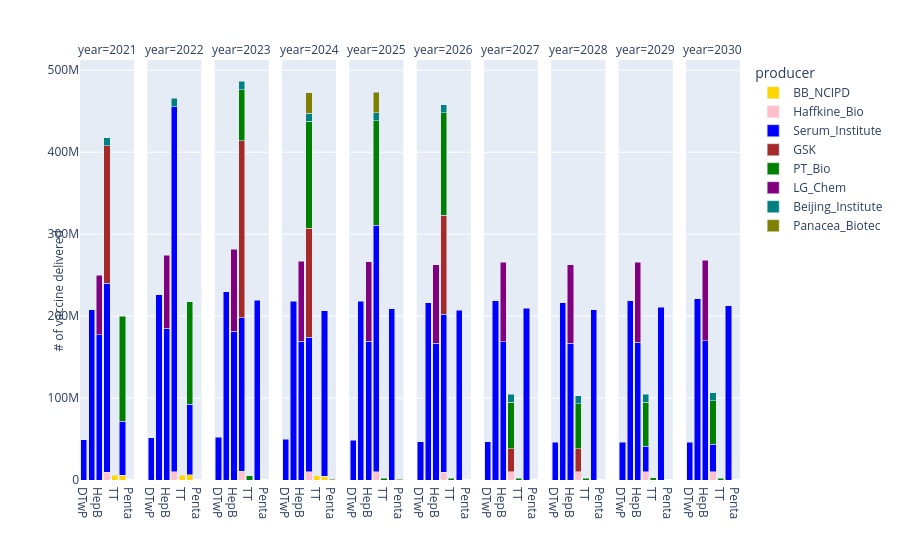

Notebook source saved alongside this figure:
### Code cell
import plotly.express as px
import pandas as pd
import plotly.graph_objects as go

with open('C:/Users/fthcn/Desktop/Vaccine_Tender_Scheduling_Problem/Julia_Files/Github/Results/X_results_'+demand_status+'_'+supply_status+'_'+price_status+'.json') as json_file:
    X_results = json.load(json_file)

print(X_results)

group = ["TT", "HepB", "Hib", "IPV", "OPV", "DT", "Td", "DTwP", "DTwP-Hib", "Penta", "Hexa"]

output = pd.DataFrame()
for v in group:
    if v in X_results:
        #print(v)
        for p in P_v[v]:
            #print(p)
            for t in T:
                if str(t) in X_results[v][p]:
                    if X_results[v][p][str(t)] >= 1:
                        X_results[v][p][str(t)] = round(X_results[v][p][str(t)])
                        df_dictionary = pd.DataFrame([dict(year=str(2020+t), var=X_results[v][p][str(t)], vaccine=v, producer=p)])
                        output = pd.concat([output, df_dictionary], ignore_index=True)
output.sort_values(['vaccine'],ascending=[False],inplace=True)
output.sort_values(['year'],ascending=[True],inplace=True)
fig = px.bar(output, x="vaccine", y="var", facet_col="year", color="producer",
             color_discrete_map=producer_color_map)

fig.for_each_xaxis(lambda x: x.update(title = ''))
fig.for_each_yaxis(lambda y: y.update(title = ''))
# and:
fig.add_annotation(x=-0.05,y=0.45, showarrow=False,
                   text="# of vaccine delivered", textangle=-90,
                    xref="paper", yref="paper")
fig.add_annotation(x=0.5,y=-0.30, showarrow=False,
                   text="Vaccines", textangle=0,
                    xref="paper", yref="paper")
fig.update_layout(barmode='stack', xaxis={'categoryorder':'category ascending'})
fig.show()

### Figure 1 — Plotly figure (JSON) as saved in the notebook; plotly's stock layout.template omitted (floating-point values rounded to 4 significant figures)
{"data": [{"alignmentgroup": "True", "hovertemplate": "producer=BB_NCIPD<br>year=2021<br>vaccine=%{x}<br>var=%{y}<extra></extra>", "legendgroup": "BB_NCIPD", "marker": {"color": "gold", "pattern": {"shape": ""}}, "name": "BB_NCIPD", "offsetgroup": "BB_NCIPD", "orientation": "v", "showlegend": true, "textposition": "auto", "type": "bar", "x": ["Td", "TT"], "xaxis": "x", "y": [5506912, 5680000], "yaxis": "y"}, {"alignmentgroup": "True", "hovertemplate": "producer=BB_NCIPD<br>year=2022<br>vaccine=%{x}<br>var=%{y}<extra></extra>", "legendgroup": "BB_NCIPD", "marker": {"color": "gold", "pattern": {"shape": ""}}, "name": "BB_NCIPD", "offsetgroup": "BB_NCIPD", "orientation": "v", "showlegend": false, "textposition": "auto", "type": "bar", "x": ["Td", "TT"], "xaxis": "x2", "y": [6329268, 5520000], "yaxis": "y2"}, {"alignmentgroup": "True", "hovertemplate": "producer=BB_NCIPD<br>year=2024<br>vaccine=%{x}<br>var=%{y}<extra></extra>", "legendgroup": "BB_NCIPD", "marker": {"color": "gold", "pattern": {"shape": ""}}, "name": "BB_NCIPD", "offsetgroup": "BB_NCIPD", "orientation": "v", "showlegend": false, "textposition": "auto", "type": "bar", "x": ["Td", "TT"], "xaxis": "x4", "y": [4511672, 5440000], "yaxis": "y4"}, {"alignmentgroup": "True", "hovertemplate": "producer=Haffkine_Bio<br>year=2021<br>vaccine=%{x}<br>var=%{y}<extra></extra>", "legendgroup": "Haffkine_Bio", "marker": {"color": "pink", "pattern": {"shape": ""}}, "name": "Haffkine_Bio", "offsetgroup": "Haffkine_Bio", "orientation": "v", "showlegend": true, "textposition": "auto", "type": "bar", "x": ["OPV"], "xaxis": "x", "y": [9600000], "yaxis": "y"}, {"alignmentgroup": "True", "hovertemplate": "producer=Haffkine_Bio<br>year=2022<br>vaccine=%{x}<br>var=%{y}<extra></extra>", "legendgroup": "Haffkine_Bio", "marker": {"color": "pink", "pattern": {"shape": ""}}, "name": "Haffkine_Bio", "offsetgroup": "Haffkine_Bio", "orientation": "v", "showlegend": false, "textposition": "auto", "type": "bar", "x": ["OPV"], "xaxis": "x2", "y": [10320000], "yaxis": "y2"}, {"alignmentgroup": "True", "hovertemplate": "producer=Haffkine_Bio<br>year=2023<br>vaccine=%{x}<br>var=%{y}<extra></extra>", "legendgroup": "Haffkine_Bio", "marker": {"color": "pink", "pattern": {"shape": ""}}, "name": "Haffkine_Bio", "offsetgroup": "Haffkine_Bio", "orientation": "v", "showlegend": false, "textposition": "auto", "type": "bar", "x": ["OPV"], "xaxis": "x3", "y": [10440000], "yaxis": "y3"}, {"alignmentgroup": "True", "hovertemplate": "producer=Haffkine_Bio<br>year=2024<br>vaccine=%{x}<br>var=%{y}<extra></extra>", "legendgroup": "Haffkine_Bio", "marker": {"color": "pink", "pattern": {"shape": ""}}, "name": "Haffkine_Bio", "offsetgroup": "Haffkine_Bio", "orientation": "v", "showlegend": false, "textposition": "auto", "type": "bar", "x": ["OPV"], "xaxis": "x4", "y": [10080000], "yaxis": "y4"}, {"alignmentgroup": "True", "hovertemplate": "producer=Haffkine_Bio<br>year=2025<br>vaccine=%{x}<br>var=%{y}<extra></extra>", "legendgroup": "Haffkine_Bio", "marker": {"color": "pink", "pattern": {"shape": ""}}, "name": "Haffkine_Bio", "offsetgroup": "Haffkine_Bio", "orientation": "v", "showlegend": false, "textposition": "auto", "type": "bar", "x": ["OPV"], "xaxis": "x5", "y": [10080000], "yaxis": "y5"}, {"alignmentgroup": "True", "hovertemplate": "producer=Haffkine_Bio<br>year=2026<br>vaccine=%{x}<br>var=%{y}<extra></extra>", "legendgroup": "Haffkine_Bio", "marker": {"color": "pink", "pattern": {"shape": ""}}, "name": "Haffkine_Bio", "offsetgroup": "Haffkine_Bio", "orientation": "v", "showlegend": false, "textposition": "auto", "type": "bar", "x": ["OPV"], "xaxis": "x6", "y": [9720000], "yaxis": "y6"}, {"alignmentgroup": "True", "hovertemplate": "producer=Haffkine_Bio<br>year=2027<br>vaccine=%{x}<br>var=%{y}<extra></extra>", "legendgroup": "Haffkine_Bio", "marker": {"color": "pink", "pattern": {"shape": ""}}, "name": "Haffkine_Bio", "offsetgroup": "Haffkine_Bio", "orientation": "v", "showlegend": false, "textposition": "auto", "type": "bar", "x": ["OPV"], "xaxis": "x7", "y": [9960000], "yaxis": "y7"}, {"alignmentgroup": "True", "hovertemplate": "producer=Haffkine_Bio<br>year=2028<br>vaccine=%{x}<br>var=%{y}<extra></extra>", "legendgroup": "Haffkine_Bio", "marker": {"color": "pink", "pattern": {"shape": ""}}, "name": "Haffkine_Bio", "offsetgroup": "Haffkine_Bio", "orientation": "v", "showlegend": false, "textposition": "auto", "type": "bar", "x": ["OPV"], "xaxis": "x8", "y": [9840000], "yaxis": "y8"}, {"alignmentgroup": "True", "hovertemplate": "producer=Haffkine_Bio<br>year=2029<br>vaccine=%{x}<br>var=%{y}<extra></extra>", "legendgroup": "Haffkine_Bio", "marker": {"color": "pink", "pattern": {"shape": ""}}, "name": "Haffkine_Bio", "offsetgroup": "Haffkine_Bio", "orientation": "v", "showlegend": false, "textposition": "auto", "type": "bar", "x": ["OPV"], "xaxis": "x9", "y": [9840000], "yaxis": "y9"}, {"alignmentgroup": "True", "hovertemplate": "producer=Haffkine_Bio<br>year=2030<br>vaccine=%{x}<br>var=%{y}<extra></extra>", "legendgroup": "Haffkine_Bio", "marker": {"color": "pink", "pattern": {"shape": ""}}, "name": "Haffkine_Bio", "offsetgroup": "Haffkine_Bio", "orientation": "v", "showlegend": false, "textposition": "auto", "type": "bar", "x": ["OPV"], "xaxis": "x10", "y": [9840000], "yaxis": "y10"}, {"alignmentgroup": "True", "hovertemplate": "producer=Serum_Institute<br>year=2021<br>vaccine=%{x}<br>var=%{y}<extra></extra>", "legendgroup": "Serum_Institute", "marker": {"color": "blue", "pattern": {"shape": ""}}, "name": "Serum_Institute", "offsetgroup": "Serum_Institute", "orientation": "v", "showlegend": true, "textposition": "auto", "type": "bar", "x": ["OPV", "DTwP", "Td", "HepB", "DTwP-Hib"], "xaxis": "x", "y": [230258044, 48960000, 66333088, 177120000, 207600000], "yaxis": "y"}, {"alignmentgroup": "True", "hovertemplate": "producer=Serum_Institute<br>year=2022<br>vaccine=%{x}<br>var=%{y}<extra></extra>", "legendgroup": "Serum_Institute", "marker": {"color": "blue", "pattern": {"shape": ""}}, "name": "Serum_Institute", "offsetgroup": "Serum_Institute", "orientation": "v", "showlegend": false, "textposition": "auto", "type": "bar", "x": ["DTwP-Hib", "HepB", "Td", "DTwP", "OPV"], "xaxis": "x2", "y": [226240000, 184880000, 85870732, 51680000, 445120000], "yaxis": "y2"}, {"alignmentgroup": "True", "hovertemplate": "producer=Serum_Institute<br>year=2023<br>vaccine=%{x}<br>var=%{y}<extra></extra>", "legendgroup": "Serum_Institute", "marker": {"color": "blue", "pattern": {"shape": ""}}, "name": "Serum_Institute", "offsetgroup": "Serum_Institute", "orientation": "v", "showlegend": false, "textposition": "auto", "type": "bar", "x": ["DTwP", "HepB", "DTwP-Hib", "OPV", "Td"], "xaxis": "x3", "y": [52160000, 181760000, 229840000, 187508411, 219200000], "yaxis": "y3"}, {"alignmentgroup": "True", "hovertemplate": "producer=Serum_Institute<br>year=2024<br>vaccine=%{x}<br>var=%{y}<extra></extra>", "legendgroup": "Serum_Institute", "marker": {"color": "blue", "pattern": {"shape": ""}}, "name": "Serum_Institute", "offsetgroup": "Serum_Institute", "orientation": "v", "showlegend": false, "textposition": "auto", "type": "bar", "x": ["Td", "DTwP", "DTwP-Hib", "HepB", "OPV"], "xaxis": "x4", "y": [202288328, 49600000, 218117962, 169357962, 164315747], "yaxis": "y4"}, {"alignmentgroup": "True", "hovertemplate": "producer=Serum_Institute<br>year=2025<br>vaccine=%{x}<br>var=%{y}<extra></extra>", "legendgroup": "Serum_Institute", "marker": {"color": "blue", "pattern": {"shape": ""}}, "name": "Serum_Institute", "offsetgroup": "Serum_Institute", "orientation": "v", "showlegend": false, "textposition": "auto", "type": "bar", "x": ["DTwP", "Td", "OPV", "DTwP-Hib", "HepB"], "xaxis": "x5", "y": [48480000, 208880000, 300767047, 218352953, 169192953], "yaxis": "y5"}, {"alignmentgroup": "True", "hovertemplate": "producer=Serum_Institute<br>year=2026<br>vaccine=%{x}<br>var=%{y}<extra></extra>", "legendgroup": "Serum_Institute", "marker": {"color": "blue", "pattern": {"shape": ""}}, "name": "Serum_Institute", "offsetgroup": "Serum_Institute", "orientation": "v", "showlegend": false, "textposition": "auto", "type": "bar", "x": ["HepB", "Td", "DTwP-Hib", "OPV", "DTwP"], "xaxis": "x6", "y": [166960000, 207280000, 216000000, 192720000, 46400000], "yaxis": "y6"}, {"alignmentgroup": "True", "hovertemplate": "producer=Serum_Institute<br>year=2027<br>vaccine=%{x}<br>var=%{y}<extra></extra>", "legendgroup": "Serum_Institute", "marker": {"color": "blue", "pattern": {"shape": ""}}, "name": "Serum_Institute", "offsetgroup": "Serum_Institute", "orientation": "v", "showlegend": false, "textposition": "auto", "type": "bar", "x": ["Td", "HepB", "DTwP-Hib", "DTwP"], "xaxis": "x7", "y": [209520000, 168520000, 218480000, 46480000], "yaxis": "y7"}, {"alignmentgroup": "True", "hovertemplate": "producer=Serum_Institute<br>year=2028<br>vaccine=%{x}<br>var=%{y}<extra></extra>", "legendgroup": "Serum_Institute", "marker": {"color": "blue", "pattern": {"shape": ""}}, "name": "Serum_Institute", "offsetgroup": "Serum_Institute", "orientation": "v", "showlegend": false, "textposition": "auto", "type": "bar", "x": ["Td", "DTwP-Hib", "DTwP", "HepB"], "xaxis": "x8", "y": [207760000, 216320000, 46320000, 166680000], "yaxis": "y8"}, {"alignmentgroup": "True", "hovertemplate": "producer=Serum_Institute<br>year=2029<br>vaccine=%{x}<br>var=%{y}<extra></extra>", "legendgroup": "Serum_Institute", "marker": {"color": "blue", "pattern": {"shape": ""}}, "name": "Serum_Institute", "offsetgroup": "Serum_Institute", "orientation": "v", "showlegend": false, "textposition": "auto", "type": "bar", "x": ["OPV", "DTwP", "Td", "DTwP-Hib", "HepB"], "xaxis": "x9", "y": [31172993, 46240000, 210560000, 218960000, 168320000], "yaxis": "y9"}, {"alignmentgroup": "True", "hovertemplate": "producer=Serum_Institute<br>year=2030<br>vaccine=%{x}<br>var=%{y}<extra></extra>", "legendgroup": "Serum_Institute", "marker": {"color": "blue", "pattern": {"shape": ""}}, "name": "Serum_Institute", "offsetgroup": "Serum_Institute", "orientation": "v", "showlegend": false, "textposition": "auto", "type": "bar", "x": ["HepB", "DTwP", "DTwP-Hib", "OPV", "Td"], "xaxis": "x10", "y": [169640000, 46080000, 221360000, 33818355, 212720000], "yaxis": "y10"}, {"alignmentgroup": "True", "hovertemplate": "producer=GSK<br>year=2021<br>vaccine=%{x}<br>var=%{y}<extra></extra>", "legendgroup": "GSK", "marker": {"color": "brown", "pattern": {"shape": ""}}, "name": "GSK", "offsetgroup": "GSK", "orientation": "v", "showlegend": true, "textposition": "auto", "type": "bar", "x": ["OPV"], "xaxis": "x", "y": [168301956], "yaxis": "y"}, {"alignmentgroup": "True", "hovertemplate": "producer=GSK<br>year=2023<br>vaccine=%{x}<br>var=%{y}<extra></extra>", "legendgroup": "GSK", "marker": {"color": "brown", "pattern": {"shape": ""}}, "name": "GSK", "offsetgroup": "GSK", "orientation": "v", "showlegend": false, "textposition": "auto", "type": "bar", "x": ["OPV"], "xaxis": "x3", "y": [215906574], "yaxis": "y3"}, {"alignmentgroup": "True", "hovertemplate": "producer=GSK<br>year=2024<br>vaccine=%{x}<br>var=%{y}<extra></extra>", "legendgroup": "GSK", "marker": {"color": "brown", "pattern": {"shape": ""}}, "name": "GSK", "offsetgroup": "GSK", "orientation": "v", "showlegend": false, "textposition": "auto", "type": "bar", "x": ["OPV"], "xaxis": "x4", "y": [132686290], "yaxis": "y4"}, {"alignmentgroup": "True", "hovertemplate": "producer=GSK<br>year=2026<br>vaccine=%{x}<br>var=%{y}<extra></extra>", "legendgroup": "GSK", "marker": {"color": "brown", "pattern": {"shape": ""}}, "name": "GSK", "offsetgroup": "GSK", "orientation": "v", "showlegend": false, "textposition": "auto", "type": "bar", "x": ["OPV"], "xaxis": "x6", "y": [120480000], "yaxis": "y6"}, {"alignmentgroup": "True", "hovertemplate": "producer=GSK<br>year=2027<br>vaccine=%{x}<br>var=%{y}<extra></extra>", "legendgroup": "GSK", "marker": {"color": "brown", "pattern": {"shape": ""}}, "name": "GSK", "offsetgroup": "GSK", "orientation": "v", "showlegend": false, "textposition": "auto", "type": "bar", "x": ["OPV"], "xaxis": "x7", "y": [28013860], "yaxis": "y7"}, {"alignmentgroup": "True", "hovertemplate": "producer=GSK<br>year=2028<br>vaccine=%{x}<br>var=%{y}<extra></extra>", "legendgroup": "GSK", "marker": {"color": "brown", "pattern": {"shape": ""}}, "name": "GSK", "offsetgroup": "GSK", "orientation": "v", "showlegend": false, "textposition": "auto", "type": "bar", "x": ["OPV"], "xaxis": "x8", "y": [28509665], "yaxis": "y8"}, {"alignmentgroup": "True", "hovertemplate": "producer=PT_Bio<br>year=2021<br>vaccine=%{x}<br>var=%{y}<extra></extra>", "legendgroup": "PT_Bio", "marker": {"color": "green", "pattern": {"shape": ""}}, "name": "PT_Bio", "offsetgroup": "PT_Bio", "orientation": "v", "showlegend": true, "textposition": "auto", "type": "bar", "x": ["Td"], "xaxis": "x", "y": [128080000], "yaxis": "y"}, {"alignmentgroup": "True", "hovertemplate": "producer=PT_Bio<br>year=2022<br>vaccine=%{x}<br>var=%{y}<extra></extra>", "legendgroup": "PT_Bio", "marker": {"color": "green", "pattern": {"shape": ""}}, "name": "PT_Bio", "offsetgroup": "PT_Bio", "orientation": "v", "showlegend": false, "textposition": "auto", "type": "bar", "x": ["Td"], "xaxis": "x2", "y": [125480000], "yaxis": "y2"}, {"alignmentgroup": "True", "hovertemplate": "producer=PT_Bio<br>year=2023<br>vaccine=%{x}<br>var=%{y}<extra></extra>", "legendgroup": "PT_Bio", "marker": {"color": "green", "pattern": {"shape": ""}}, "name": "PT_Bio", "offsetgroup": "PT_Bio", "orientation": "v", "showlegend": false, "textposition": "auto", "type": "bar", "x": ["OPV", "TT"], "xaxis": "x3", "y": [62585015, 5440000], "yaxis": "y3"}, {"alignmentgroup": "True", "hovertemplate": "producer=PT_Bio<br>year=2024<br>vaccine=%{x}<br>var=%{y}<extra></extra>", "legendgroup": "PT_Bio", "marker": {"color": "green", "pattern": {"shape": ""}}, "name": "PT_Bio", "offsetgroup": "PT_Bio", "orientation": "v", "showlegend": false, "textposition": "auto", "type": "bar", "x": ["OPV"], "xaxis": "x4", "y": [130560000], "yaxis": "y4"}, {"alignmentgroup": "True", "hovertemplate": "producer=PT_Bio<br>year=2025<br>vaccine=%{x}<br>var=%{y}<extra></extra>", "legendgroup": "PT_Bio", "marker": {"color": "green", "pattern": {"shape": ""}}, "name": "PT_Bio", "offsetgroup": "PT_Bio", "orientation": "v", "showlegend": false, "textposition": "auto", "type": "bar", "x": ["TT", "OPV"], "xaxis": "x5", "y": [2320000, 127480000], "yaxis": "y5"}, {"alignmentgroup": "True", "hovertemplate": "producer=PT_Bio<br>year=2026<br>vaccine=%{x}<br>var=%{y}<extra></extra>", "legendgroup": "PT_Bio", "marker": {"color": "green", "pattern": {"shape": ""}}, "name": "PT_Bio", "offsetgroup": "PT_Bio", "orientation": "v", "showlegend": false, "textposition": "auto", "type": "bar", "x": ["OPV", "TT"], "xaxis": "x6", "y": [125360000, 2320000], "yaxis": "y6"}, {"alignmentgroup": "True", "hovertemplate": "producer=PT_Bio<br>year=2027<br>vaccine=%{x}<br>var=%{y}<extra></extra>", "legendgroup": "PT_Bio", "marker": {"color": "green", "pattern": {"shape": ""}}, "name": "PT_Bio", "offsetgroup": "PT_Bio", "orientation": "v", "showlegend": false, "textposition": "auto", "type": "bar", "x": ["OPV", "TT"], "xaxis": "x7", "y": [56706140, 2400000], "yaxis": "y7"}, {"alignmentgroup": "True", "hovertemplate": "producer=PT_Bio<br>year=2028<br>vaccine=%{x}<br>var=%{y}<extra></extra>", "legendgroup": "PT_Bio", "marker": {"color": "green", "pattern": {"shape": ""}}, "name": "PT_Bio", "offsetgroup": "PT_Bio", "orientation": "v", "showlegend": false, "textposition": "auto", "type": "bar", "x": ["TT", "OPV"], "xaxis": "x8", "y": [2400000, 54610335], "yaxis": "y8"}, {"alignmentgroup": "True", "hovertemplate": "producer=PT_Bio<br>year=2029<br>vaccine=%{x}<br>var=%{y}<extra></extra>", "legendgroup": "PT_Bio", "marker": {"color": "green", "pattern": {"shape": ""}}, "name": "PT_Bio", "offsetgroup": "PT_Bio", "orientation": "v", "showlegend": false, "textposition": "auto", "type": "bar", "x": ["OPV", "TT"], "xaxis": "x9", "y": [53787007, 2480000], "yaxis": "y9"}, {"alignmentgroup": "True", "hovertemplate": "producer=PT_Bio<br>year=2030<br>vaccine=%{x}<br>var=%{y}<extra></extra>", "legendgroup": "PT_Bio", "marker": {"color": "green", "pattern": {"shape": ""}}, "name": "PT_Bio", "offsetgroup": "PT_Bio", "orientation": "v", "showlegend": false, "textposition": "auto", "type": "bar", "x": ["TT", "OPV"], "xaxis": "x10", "y": [2400000, 52901645], "yaxis": "y10"}, {"alignmentgroup": "True", "hovertemplate": "producer=LG_Chem<br>year=2021<br>vaccine=%{x}<br>var=%{y}<extra></extra>", "legendgroup": "LG_Chem", "marker": {"color": "purple", "pattern": {"shape": ""}}, "name": "LG_Chem", "offsetgroup": "LG_Chem", "orientation": "v", "showlegend": true, "textposition": "auto", "type": "bar", "x": ["HepB"], "xaxis": "x", "y": [72720000], "yaxis": "y"}, {"alignmentgroup": "True", "hovertemplate": "producer=LG_Chem<br>year=2022<br>vaccine=%{x}<br>var=%{y}<extra></extra>", "legendgroup": "LG_Chem", "marker": {"color": "purple", "pattern": {"shape": ""}}, "name": "LG_Chem", "offsetgroup": "LG_Chem", "orientation": "v", "showlegend": false, "textposition": "auto", "type": "bar", "x": ["HepB"], "xaxis": "x2", "y": [89520000], "yaxis": "y2"}, {"alignmentgroup": "True", "hovertemplate": "producer=LG_Chem<br>year=2023<br>vaccine=%{x}<br>var=%{y}<extra></extra>", "legendgroup": "LG_Chem", "marker": {"color": "purple", "pattern": {"shape": ""}}, "name": "LG_Chem", "offsetgroup": "LG_Chem", "orientation": "v", "showlegend": false, "textposition": "auto", "type": "bar", "x": ["HepB"], "xaxis": "x3", "y": [99600000], "yaxis": "y3"}, {"alignmentgroup": "True", "hovertemplate": "producer=LG_Chem<br>year=2024<br>vaccine=%{x}<br>var=%{y}<extra></extra>", "legendgroup": "LG_Chem", "marker": {"color": "purple", "pattern": {"shape": ""}}, "name": "LG_Chem", "offsetgroup": "LG_Chem", "orientation": "v", "showlegend": false, "textposition": "auto", "type": "bar", "x": ["HepB"], "xaxis": "x4", "y": [97560000], "yaxis": "y4"}, {"alignmentgroup": "True", "hovertemplate": "producer=LG_Chem<br>year=2025<br>vaccine=%{x}<br>var=%{y}<extra></extra>", "legendgroup": "LG_Chem", "marker": {"color": "purple", "pattern": {"shape": ""}}, "name": "LG_Chem", "offsetgroup": "LG_Chem", "orientation": "v", "showlegend": false, "textposition": "auto", "type": "bar", "x": ["HepB"], "xaxis": "x5", "y": [97320000], "yaxis": "y5"}, {"alignmentgroup": "True", "hovertemplate": "producer=LG_Chem<br>year=2026<br>vaccine=%{x}<br>var=%{y}<extra></extra>", "legendgroup": "LG_Chem", "marker": {"color": "purple", "pattern": {"shape": ""}}, "name": "LG_Chem", "offsetgroup": "LG_Chem", "orientation": "v", "showlegend": false, "textposition": "auto", "type": "bar", "x": ["HepB"], "xaxis": "x6", "y": [95760000], "yaxis": "y6"}, {"alignmentgroup": "True", "hovertemplate": "producer=LG_Chem<br>year=2027<br>vaccine=%{x}<br>var=%{y}<extra></extra>", "legendgroup": "LG_Chem", "marker": {"color": "purple", "pattern": {"shape": ""}}, "name": "LG_Chem", "offsetgroup": "LG_Chem", "orientation": "v", "showlegend": false, "textposition": "auto", "type": "bar", "x": ["HepB"], "xaxis": "x7", "y": [97320000], "yaxis": "y7"}, {"alignmentgroup": "True", "hovertemplate": "producer=LG_Chem<br>year=2028<br>vaccine=%{x}<br>var=%{y}<extra></extra>", "legendgroup": "LG_Chem", "marker": {"color": "purple", "pattern": {"shape": ""}}, "name": "LG_Chem", "offsetgroup": "LG_Chem", "orientation": "v", "showlegend": false, "textposition": "auto", "type": "bar", "x": ["HepB"], "xaxis": "x8", "y": [95880000], "yaxis": "y8"}, {"alignmentgroup": "True", "hovertemplate": "producer=LG_Chem<br>year=2029<br>vaccine=%{x}<br>var=%{y}<extra></extra>", "legendgroup": "LG_Chem", "marker": {"color": "purple", "pattern": {"shape": ""}}, "name": "LG_Chem", "offsetgroup": "LG_Chem", "orientation": "v", "showlegend": false, "textposition": "auto", "type": "bar", "x": ["HepB"], "xaxis": "x9", "y": [97440000], "yaxis": "y9"}, {"alignmentgroup": "True", "hovertemplate": "producer=LG_Chem<br>year=2030<br>vaccine=%{x}<br>var=%{y}<extra></extra>", "legendgroup": "LG_Chem", "marker": {"color": "purple", "pattern": {"shape": ""}}, "name": "LG_Chem", "offsetgroup": "LG_Chem", "orientation": "v", "showlegend": false, "textposition": "auto", "type": "bar", "x": ["HepB"], "xaxis": "x10", "y": [98760000], "yaxis": "y10"}, {"alignmentgroup": "True", "hovertemplate": "producer=Beijing_Institute<br>year=2021<br>vaccine=%{x}<br>var=%{y}<extra></extra>", "legendgroup": "Beijing_Institute", "marker": {"color": "teal", "pattern": {"shape": ""}}, "name": "Beijing_Institute", "offsetgroup": "Beijing_Institute", "orientation": "v", "showlegend": true, "textposition": "auto", "type": "bar", "x": ["OPV"], "xaxis": "x", "y": [9600000], "yaxis": "y"}, {"alignmentgroup": "True", "hovertemplate": "producer=Beijing_Institute<br>year=2022<br>vaccine=%{x}<br>var=%{y}<extra></extra>", "legendgroup": "Beijing_Institute", "marker": {"color": "teal", "pattern": {"shape": ""}}, "name": "Beijing_Institute", "offsetgroup": "Beijing_Institute", "orientation": "v", "showlegend": false, "textposition": "auto", "type": "bar", "x": ["OPV"], "xaxis": "x2", "y": [10320000], "yaxis": "y2"}, {"alignmentgroup": "True", "hovertemplate": "producer=Beijing_Institute<br>year=2023<br>vaccine=%{x}<br>var=%{y}<extra></extra>", "legendgroup": "Beijing_Institute", "marker": {"color": "teal", "pattern": {"shape": ""}}, "name": "Beijing_Institute", "offsetgroup": "Beijing_Institute", "orientation": "v", "showlegend": false, "textposition": "auto", "type": "bar", "x": ["OPV"], "xaxis": "x3", "y": [10440000], "yaxis": "y3"}, {"alignmentgroup": "True", "hovertemplate": "producer=Beijing_Institute<br>year=2024<br>vaccine=%{x}<br>var=%{y}<extra></extra>", "legendgroup": "Beijing_Institute", "marker": {"color": "teal", "pattern": {"shape": ""}}, "name": "Beijing_Institute", "offsetgroup": "Beijing_Institute", "orientation": "v", "showlegend": false, "textposition": "auto", "type": "bar", "x": ["OPV"], "xaxis": "x4", "y": [10080000], "yaxis": "y4"}, {"alignmentgroup": "True", "hovertemplate": "producer=Beijing_Institute<br>year=2025<br>vaccine=%{x}<br>var=%{y}<extra></extra>", "legendgroup": "Beijing_Institute", "marker": {"color": "teal", "pattern": {"shape": ""}}, "name": "Beijing_Institute", "offsetgroup": "Beijing_Institute", "orientation": "v", "showlegend": false, "textposition": "auto", "type": "bar", "x": ["OPV"], "xaxis": "x5", "y": [10080000], "yaxis": "y5"}, {"alignmentgroup": "True", "hovertemplate": "producer=Beijing_Institute<br>year=2026<br>vaccine=%{x}<br>var=%{y}<extra></extra>", "legendgroup": "Beijing_Institute", "marker": {"color": "teal", "pattern": {"shape": ""}}, "name": "Beijing_Institute", "offsetgroup": "Beijing_Institute", "orientation": "v", "showlegend": false, "textposition": "auto", "type": "bar", "x": ["OPV"], "xaxis": "x6", "y": [9720000], "yaxis": "y6"}, {"alignmentgroup": "True", "hovertemplate": "producer=Beijing_Institute<br>year=2027<br>vaccine=%{x}<br>var=%{y}<extra></extra>", "legendgroup": "Beijing_Institute", "marker": {"color": "teal", "pattern": {"shape": ""}}, "name": "Beijing_Institute", "offsetgroup": "Beijing_Institute", "orientation": "v", "showlegend": false, "textposition": "auto", "type": "bar", "x": ["OPV"], "xaxis": "x7", "y": [9960000], "yaxis": "y7"}, {"alignmentgroup": "True", "hovertemplate": "producer=Beijing_Institute<br>year=2028<br>vaccine=%{x}<br>var=%{y}<extra></extra>", "legendgroup": "Beijing_Institute", "marker": {"color": "teal", "pattern": {"shape": ""}}, "name": "Beijing_Institute", "offsetgroup": "Beijing_Institute", "orientation": "v", "showlegend": false, "textposition": "auto", "type": "bar", "x": ["OPV"], "xaxis": "x8", "y": [9840000], "yaxis": "y8"}, {"alignmentgroup": "True", "hovertemplate": "producer=Beijing_Institute<br>year=2029<br>vaccine=%{x}<br>var=%{y}<extra></extra>", "legendgroup": "Beijing_Institute", "marker": {"color": "teal", "pattern": {"shape": ""}}, "name": "Beijing_Institute", "offsetgroup": "Beijing_Institute", "orientation": "v", "showlegend": false, "textposition": "auto", "type": "bar", "x": ["OPV"], "xaxis": "x9", "y": [9840000], "yaxis": "y9"}, {"alignmentgroup": "True", "hovertemplate": "producer=Beijing_Institute<br>year=2030<br>vaccine=%{x}<br>var=%{y}<extra></extra>", "legendgroup": "Beijing_Institute", "marker": {"color": "teal", "pattern": {"shape": ""}}, "name": "Beijing_Institute", "offsetgroup": "Beijing_Institute", "orientation": "v", "showlegend": false, "textposition": "auto", "type": "bar", "x": ["OPV"], "xaxis": "x10", "y": [9840000], "yaxis": "y10"}, {"alignmentgroup": "True", "hovertemplate": "producer=Panacea_Biotec<br>year=2024<br>vaccine=%{x}<br>var=%{y}<extra></extra>", "legendgroup": "Panacea_Biotec", "marker": {"color": "olive", "pattern": {"shape": ""}}, "name": "Panacea_Biotec", "offsetgroup": "Panacea_Biotec", "orientation": "v", "showlegend": true, "textposition": "auto", "type": "bar", "x": ["OPV", "Penta"], "xaxis": "x4", "y": [24837962, 1082038], "yaxis": "y4"}, {"alignmentgroup": "True", "hovertemplate": "producer=Panacea_Biotec<br>year=2025<br>vaccine=%{x}<br>var=%{y}<extra></extra>", "legendgroup": "Panacea_Biotec", "marker": {"color": "olive", "pattern": {"shape": ""}}, "name": "Panacea_Biotec", "offsetgroup": "Panacea_Biotec", "orientation": "v", "showlegend": false, "textposition": "auto", "type": "bar", "x": ["OPV", "Penta"], "xaxis": "x5", "y": [24952953, 1087047], "yaxis": "y5"}], "layout": {"annotations": [{"showarrow": false, "text": "year=2021", "x": 0.041, "xanchor": "center", "xref": "paper", "y": 1, "yanchor": "bottom", "yref": "paper"}, {"showarrow": false, "text": "year=2022", "x": 0.143, "xanchor": "center", "xref": "paper", "y": 1, "yanchor": "bottom", "yref": "paper"}, {"showarrow": false, "text": "year=2023", "x": 0.245, "xanchor": "center", "xref": "paper", "y": 1, "yanchor": "bottom", "yref": "paper"}, {"showarrow": false, "text": "year=2024", "x": 0.347, "xanchor": "center", "xref": "paper", "y": 1, "yanchor": "bottom", "yref": "paper"}, {"showarrow": false, "text": "year=2025", "x": 0.449, "xanchor": "center", "xref": "paper", "y": 1, "yanchor": "bottom", "yref": "paper"}, {"showarrow": false, "text": "year=2026", "x": 0.551, "xanchor": "center", "xref": "paper", "y": 1, "yanchor": "bottom", "yref": "paper"}, {"showarrow": false, "text": "year=2027", "x": 0.653, "xanchor": "center", "xref": "paper", "y": 1, "yanchor": "bottom", "yref": "paper"}, {"showarrow": false, "text": "year=2028", "x": 0.755, "xanchor": "center", "xref": "paper", "y": 1, "yanchor": "bottom", "yref": "paper"}, {"showarrow": false, "text": "year=2029", "x": 0.857, "xanchor": "center", "xref": "paper", "y": 1, "yanchor": "bottom", "yref": "paper"}, {"showarrow": false, "text": "year=2030", "x": 0.959, "xanchor": "center", "xref": "paper", "y": 1, "yanchor": "bottom", "yref": "paper"}, {"showarrow": false, "text": "# of vaccine delivered", "textangle": -90, "x": -0.05, "xref": "paper", "y": 0.45, "yref": "paper"}, {"showarrow": false, "text": "Vaccines", "textangle": 0, "x": 0.5, "xref": "paper", "y": -0.3, "yref": "paper"}], "barmode": "stack", "legend": {"title": {"text": "producer"}, "tracegroupgap": 0}, "margin": {"t": 60}, "xaxis": {"anchor": "y", "categoryorder": "category ascending", "domain": [0, 0.082], "title": {"text": ""}}, "xaxis10": {"anchor": "y10", "domain": [0.918, 1], "matches": "x", "title": {"text": ""}}, "xaxis2": {"anchor": "y2", "domain": [0.102, 0.184], "matches": "x", "title": {"text": ""}}, "xaxis3": {"anchor": "y3", "domain": [0.204, 0.286], "matches": "x", "title": {"text": ""}}, "xaxis4": {"anchor": "y4", "domain": [0.306, 0.388], "matches": "x", "title": {"text": ""}}, "xaxis5": {"anchor": "y5", "domain": [0.408, 0.49], "matches": "x", "title": {"text": ""}}, "xaxis6": {"anchor": "y6", "domain": [0.51, 0.592], "matches": "x", "title": {"text": ""}}, "xaxis7": {"anchor": "y7", "domain": [0.612, 0.694], "matches": "x", "title": {"text": ""}}, "xaxis8": {"anchor": "y8", "domain": [0.714, 0.796], "matches": "x", "title": {"text": ""}}, "xaxis9": {"anchor": "y9", "domain": [0.816, 0.898], "matches": "x", "title": {"text": ""}}, "yaxis": {"anchor": "x", "domain": [0, 1], "title": {"text": ""}}, "yaxis10": {"anchor": "x10", "domain": [0, 1], "matches": "y", "showticklabels": false, "title": {"text": ""}}, "yaxis2": {"anchor": "x2", "domain": [0, 1], "matches": "y", "showticklabels": false, "title": {"text": ""}}, "yaxis3": {"anchor": "x3", "domain": [0, 1], "matches": "y", "showticklabels": false, "title": {"text": ""}}, "yaxis4": {"anchor": "x4", "domain": [0, 1], "matches": "y", "showticklabels": false, "title": {"text": ""}}, "yaxis5": {"anchor": "x5", "domain": [0, 1], "matches": "y", "showticklabels": false, "title": {"text": ""}}, "yaxis6": {"anchor": "x6", "domain": [0, 1], "matches": "y", "showticklabels": false, "title": {"text": ""}}, "yaxis7": {"anchor": "x7", "domain": [0, 1], "matches": "y", "showticklabels": false, "title": {"text": ""}}, "yaxis8": {"anchor": "x8", "domain": [0, 1], "matches": "y", "showticklabels": false, "title": {"text": ""}}, "yaxis9": {"anchor": "x9", "domain": [0, 1], "matches": "y", "showticklabels": false, "title": {"text": ""}}}}
